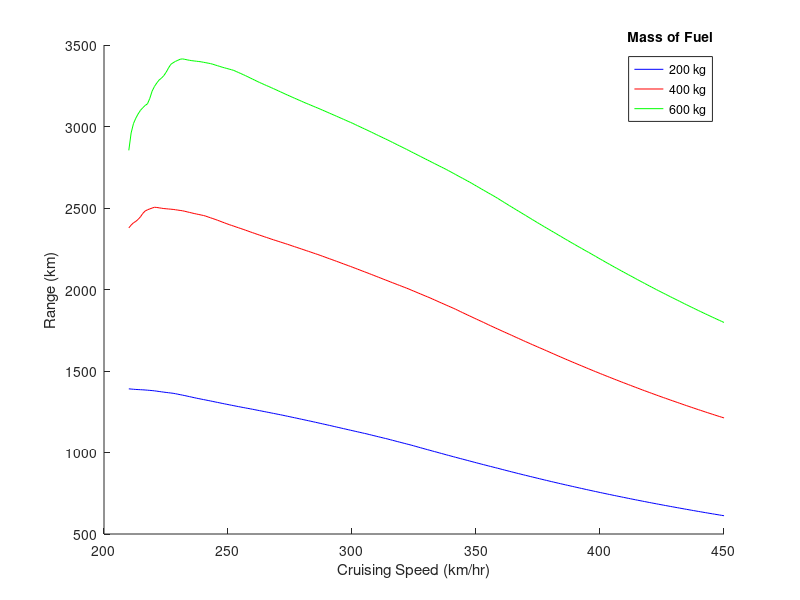

Source code (MATLAB):
clear;clc;close all

m_aircraft = 1600;              % kg; mass of aircraft without fuel & equipment
eff_actual_cycle = 0.430218;    % efficiency of actual cycle
m_fuel = [200 400 600];         % kg; mass of fuel
H_ethane = 47484;               % kJ/kg; heating value for ethane
g = 9.8;                        % m/s^2
v = linspace(210,450,256);                  % km/hr; cruising speed of drone
rho_air = 1.007;                % kg/m^3; density of air at 2000 m altitude
A = 10;                         % m^2; planform area of UAV wing

load coefficients_chart
alpha = coefficients_chart(:,1);   % selects every value in the column for angle of attack alpha
C_L = coefficients_chart(:,2);     % selects every value in the column for coeff of lift
C_D = coefficients_chart(:,3);     % selects every value in the column for coeff of drag

for i = 1:length(m_fuel)
    Q_released = m_fuel(i)*(H_ethane*1000);        % J; or kg*m^2/s^2; amount of energy from combustion
    lift = (m_fuel(i) + m_aircraft)*g;             % Newtons; or kg*m/s^2
    
    for j = 1:length(v)
        coeff_L(i,j) = (2*lift)/(rho_air*A*(v(j)/3.6).^(2));  % units cancel - checked;
        alpha_actual(i,j) = interp1(C_L,alpha,coeff_L(i,j));    % degrees; corresponds to the alpha for the given C_L in the table
        coeff_D(i,j) = interp1(alpha,C_D,alpha_actual(i,j));    % corresponds to the C_D for the given alpha in the table
        drag(i,j) = 0.5*rho_air*A*(v(j)^2)*coeff_D(i,j);        % Newtons; or kg*m/s^2
        range(i,j) = ((Q_released*eff_actual_cycle)./drag(i,j))/1000;  % kilometers
    end
end

hold on
plot(v,range(1,:),'b')  %   plotted seperately only so i could choose the colors
plot(v,range(2,:),'r')  %   could be plotted easier with plot(v,range)
plot(v,range(3,:),'g')
% title('Drone Range w.r.t its Cruising Speed and Amount of Fuel')
xlabel('Cruising Speed (km/hr)')
ylabel('Range (km)')
legend('200 kg','400 kg','600 kg')
leg = legend('show');       %   adds a title to the legend
title(leg,'Mass of Fuel')   %   adds a title to the legend
